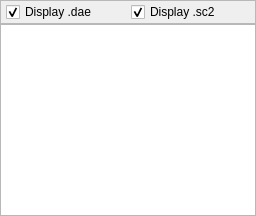
  <widget class="QDockWidget" name="dockLibrary">
   <property name="minimumSize">
    <size>
     <width>214</width>
     <height>144</height>
    </size>
   </property>
   <property name="windowTitle">
    <string>Library</string>
   </property>
   <attribute name="dockWidgetArea">
    <number>2</number>
   </attribute>
   <widget class="QWidget" name="libraryBody">
    <layout class="QVBoxLayout" name="verticalLayout_2">
     <property name="spacing">
      <number>0</number>
     </property>
     <property name="margin">
      <number>0</number>
     </property>
     <item>
      <widget class="QFrame" name="frame_2">
       <property name="minimumSize">
        <size>
         <width>0</width>
         <height>20</height>
        </size>
       </property>
       <property name="frameShape">
        <enum>QFrame::StyledPanel</enum>
       </property>
       <property name="frameShadow">
        <enum>QFrame::Raised</enum>
       </property>
       <layout class="QHBoxLayout" name="horizontalLayout_3">
        <property name="leftMargin">
         <number>5</number>
        </property>
        <property name="topMargin">
         <number>1</number>
        </property>
        <property name="rightMargin">
         <number>5</number>
        </property>
        <property name="bottomMargin">
         <number>1</number>
        </property>
        <item>
         <widget class="QCheckBox" name="cbShowDAEFiles">
          <property name="text">
           <string>Display .dae</string>
          </property>
          <property name="checked">
           <bool>true</bool>
          </property>
         </widget>
        </item>
        <item>
         <widget class="QCheckBox" name="cbShowSC2Files">
          <property name="text">
           <string>Display .sc2</string>
          </property>
          <property name="checked">
           <bool>true</bool>
          </property>
         </widget>
        </item>
       </layout>
      </widget>
     </item>
     <item>
      <widget class="LibraryView" name="libraryView">
       <property name="contextMenuPolicy">
        <enum>Qt::CustomContextMenu</enum>
       </property>
       <property name="styleSheet">
        <string notr="true"> QTreeView::branch:has-children:!has-siblings:closed,
 QTreeView::branch:closed:has-children:has-siblings {
         border-image: none;
         image: url(:/QtImages/tree-closed.png);
 }

 QTreeView::branch:open:has-children:!has-siblings,
 QTreeView::branch:open:has-children:has-siblings  {
         border-image: none;
         image: url(:/QtImages/tree-open.png);
 }
</string>
       </property>
      </widget>
     </item>
    </layout>
   </widget>
  </widget>
